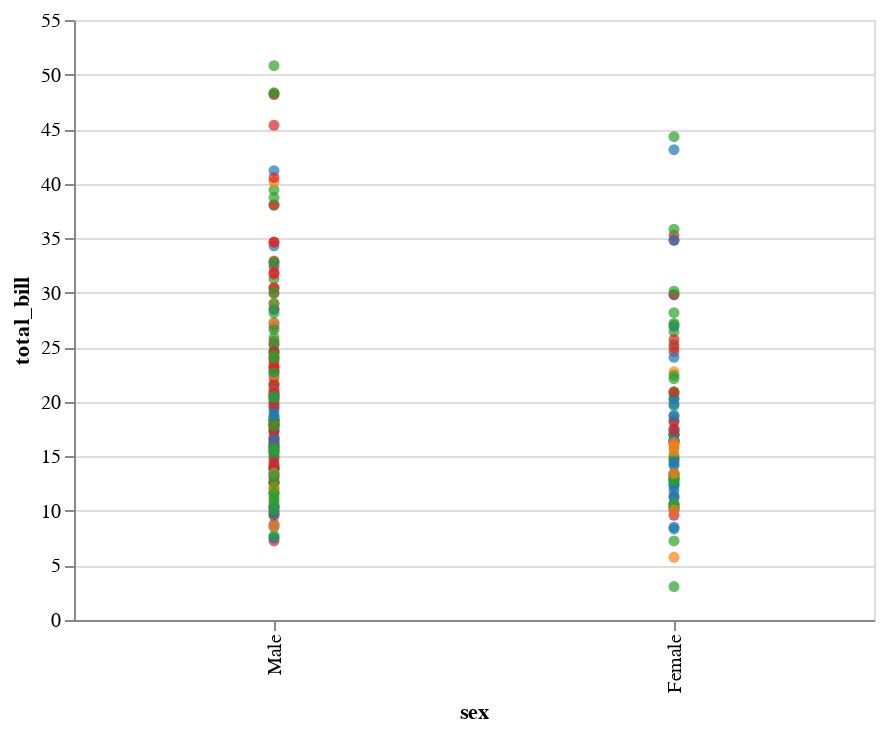

The cell this chart's notebook holds for it:
### Code cell
# TODO: Set up colors as a scale with domain and range instead of using colors directly, to allow correct legend
display(salt.stripplot(x="sex", y="total_bill", hue="day", data=tips, jitter=True))
ax = sns.stripplot(x="sex", y="total_bill", hue="day", data=tips, jitter=True)

### Figure 1 — Vega-Lite specification as saved in the notebook (floating-point values rounded to 4 significant figures; data arrays with more than 128 entries replaced by an {"elided": "..."} marker saying what was removed)
{"$schema": "https://vega.github.io/schema/vega-lite/v2.4.1.json", "config": {"view": {"height": 300, "width": 400}}, "data": {"values": {"elided": "244 records"}}, "encoding": {"color": {"field": "c", "scale": null, "type": "nominal"}, "x": {"axis": {"title": "sex"}, "field": "sex", "sort": null, "type": "nominal"}, "y": {"axis": {"title": "total_bill"}, "field": "total_bill", "scale": {"zero": false}, "type": "quantitative"}}, "mark": "circle", "selection": {"selector007": {"bind": "scales", "encodings": ["x", "y"], "mark": {"fill": "#333", "fillOpacity": 0.125, "stroke": "white"}, "on": "[mousedown, window:mouseup] > window:mousemove!", "resolve": "global", "translate": "[mousedown, window:mouseup] > window:mousemove!", "type": "interval", "zoom": "wheel!"}}}
